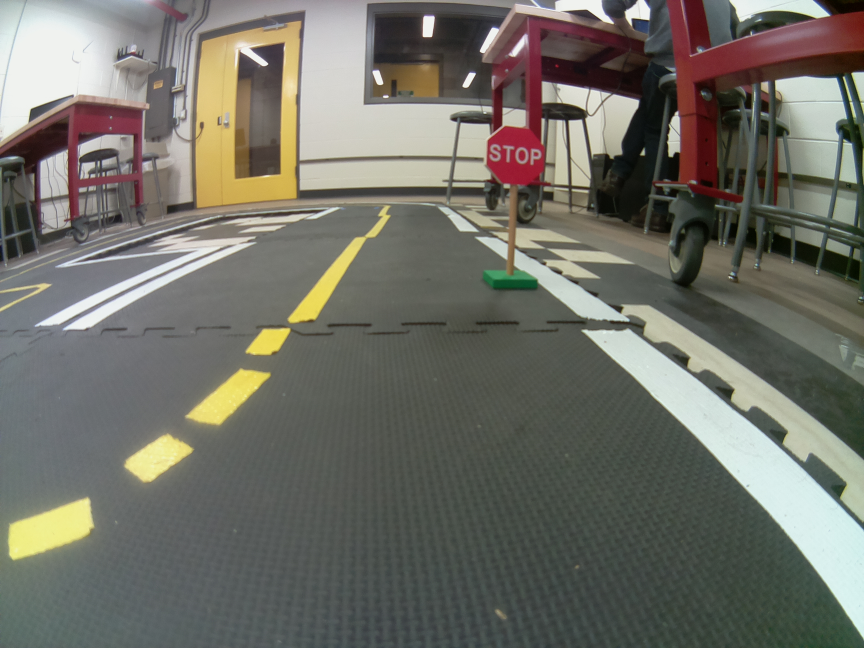
#> input picture catkin_ws/src/apriltags_ros/apriltags_ros/src/test_stop_sign.jpg, 2592 x 1944 px (shown at 1/3 size)
$ python -i sign_detector.py   (imports and definitions only)
#> lines starting #> are read from the running program, lines starting #| are printed output that depends on the picture; after the words box and inside, x2 and y2 are one past the last pixel; in counts of white or black regions, pixels touching at a corner belong together
#> further down, picture is the input picture: shape (1944, 2592, 3); mean B, G, R 102.9, 111.6, 112.2
import cv2
import imutils
import numpy as np

class FoundShape():
	def __init__(self, shape, contour, approx, cx, cy, ratio):
		self.shape = shape
		self.contour = contour
		self.approx = approx
		self.cx = cx
		self.cy = cy
		self.ratio = ratio
		self.size = self.get_size()
		self.r = 0
		self.g = 0
		self.b = 0

	def get_size(self):
		minx, maxx, miny, maxy = get_bounds(self.contour, self.ratio)
		return abs(minx - maxx) * abs(miny - maxy)

	def set_rgb(self, r, g, b):
		self.r = r
		self.g = g
		self.b = b


def detect(c):
	"""
	Use contours to identify shapes
	A contour list
	"""

	shape = "unidentified"
	peri = cv2.arcLength(c, True)
	approx = cv2.approxPolyDP(c, 0.03* peri, True) # 0.04 * peri, True)

	if len(approx) == 3:
		shape = "triangle"
	elif len(approx) == 4:
		(x, y, w, h) = cv2.boundingRect(approx)
		ar = w / float(h)
		shape = "square" if abs(ar - 1) < 0.05 else "rect"
	elif len(approx) == 5:
		shape = "pent"
	else:
		shape = "circle";
	return len(approx), approx

def find_all_shapes(c_in, image, ratio, resized_img):
	found_shapes = []
	for c in c_in:
		M = cv2.moments(c)
		cX = int((M["m10"] / (M["m00"]+0.1)) * ratio)
		cY = int((M["m01"] / (M["m00"]+0.1)) * ratio)
		shape, approx = detect(c)
		found_shapes.append(FoundShape(shape, c, approx, cX, cY, ratio))

		# try getting color
		r, g ,b = get_rbg_values(resized_img, c)
		found_shapes[-1].set_rgb(np.mean(r), np.mean(g), np.mean(b))
	# show the output image
	return image, found_shapes

def get_bounds(contour, ratio):
	"""
	return xmin, xmax, ymin, ymax
	"""
	contour = contour.astype("float")
	contour *= ratio
	contour = contour.astype("int")
	return np.min(contour[:,:,0]), np.max(contour[:,:,0]), np.min(contour[:,:,1]), np.max(contour[:,:,1])

def canny_filter(img, low=100, high=200):
	edges = cv2.Canny(img,low, high)
	return edges


def find_blue(img):
	# blue sign is ~35178
	lower_blue = np.array([110,50,50])
	upper_blue = np.array([130,255,255])
	size = 30000

	return find_color(img, lower_blue, upper_blue, size)

def find_yellow(img):
	lower_yellow = np.array([20, 100, 100])
	upper_yellow = np.array([30, 255, 255])

	size = 300
	return find_color(img, lower_yellow, upper_yellow, size)

def find_white(img):
	lower_white = np.array([0,0,0])
	upper_white = np.array([0,0,255])
	size = 10000
	return find_color(img, lower_white, upper_white, size)

def find_red(img):
	#sizes 400, 2000, 40000
	lower_red = np.array([160, 100, 100])
	upper_red = np.array([179, 255, 255])
	size=10
	return find_color(img, lower_red, upper_red, size)

def find_color(img, lower_color, upper_color, size):
	# blue sign is ~35178
#> called with lower_color = array of shape (3,), upper_color = array of shape (3,), size = 10
	resized = imutils.resize(img, width = 300)
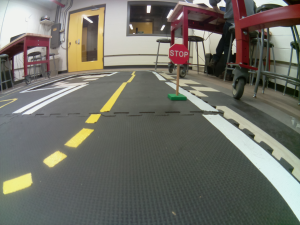
#> resized: shape (225, 300, 3); mean B, G, R 102.9, 111.6, 112.2
	ratio = img.shape[0] / float(resized.shape[0])
#> ratio = 8.64
	hsv_img = cv2.cvtColor(resized, cv2.COLOR_BGR2HSV)
#> hsv_img: shape (225, 300, 3); mean H, S, V 61.3, 38.5, 117.1

	mask = cv2.inRange(hsv_img, lower_color, upper_color)
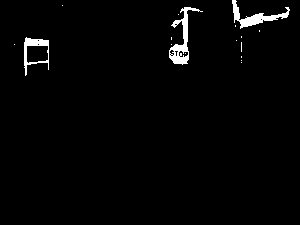
#> mask: shape (225, 300); 2% white; 17 white regions (14 under 20 px)
	return mask, ratio, size, resized

def get_rbg_values(img, contour):
	mask = img.copy()
	cv2.drawContours(mask, [contour], -1, (255,255,255), -1)
	#out = np.zeros_like(mask)
	b,g,r = cv2.split(img)
	bm, gm, rm = cv2.split(mask)
	return b[bm==255], g[gm==255], r[rm==255]

def find_stop_signs(img):
	preprocessd_img, ratio, size, resized_img = find_red(img)
#> ratio = 8.64; size = 10
	contours, hierarchy = cv2.findContours(preprocessd_img.copy(), cv2.RETR_EXTERNAL, cv2.CHAIN_APPROX_SIMPLE)
#> contours = 16 contours, 13 with area under 20; largest, box (x1, y1, x2, y2) and area: (24, 37, 49, 76) 584, (169, 7, 203, 65) 503, (232, 0, 290, 29) 375
	img, found_shapes = find_all_shapes(contours, img, ratio, resized_img)
#> the loop in find_all_shapes, `for c in c_in:` made 16 passes
#> (cX, cY, shape, peri in detect) on passes 1, 2, 4, 5, 7, 13, 15: (0, 0, 1, 0), (0, 0, 1, 0), (0, 0, 1, 0), (0, 0, 1, 0), (0, 0, 1, 0), (0, 0, 1, 0), (0, 0, 1, 0)
#> (cX, cY, shape, peri in detect) on passes 3, 6, 8, 10, 11, 12: (0, 0, 2, 2), (0, 0, 2, 18), (0, 0, 2, 4), (0, 0, 2, 2), (0, 0, 2, 2), (0, 0, 2, 2)
#> pass 1, in get_rbg_values, `b,g,r = cv2.split(img)`:
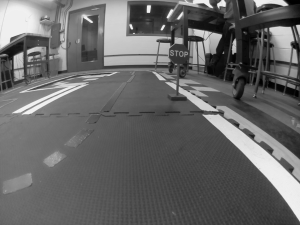
#> b: shape (225, 300); min 0, max 242, mean 102.9
#> pass 1, in get_rbg_values, `b,g,r = cv2.split(img)`:
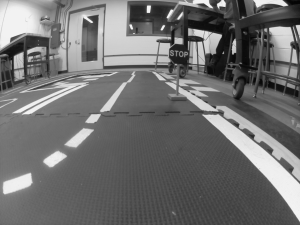
#> g: shape (225, 300); min 4, max 243, mean 111.6
#> pass 1, in get_rbg_values, `b,g,r = cv2.split(img)`:
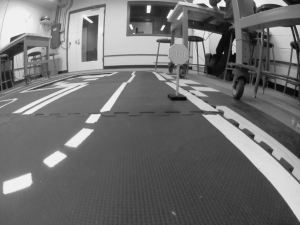
#> r: shape (225, 300); min 4, max 242, mean 112.2
#> after the loop in find_all_shapes, `for c in c_in:`: found_shapes = 16 items
#> found_shapes = 16 items

	return found_shapes

def find_ducks(img):
	preprocessd_img, ratio, size = find_yellow(img)
	contours, hierarchy = cv2.findContours(preprocessd_img.copy(), cv2.RETR_EXTERNAL, cv2.CHAIN_APPROX_SIMPLE)
	img, found_yellow_shapes = find_all_shapes(contours, img, ratio)

	return found_yellow_shapes

>>> import cv2
>>> picture = cv2.imread('test_stop_sign.jpg')
>>> result = find_stop_signs(picture)
#> result = 16 items
